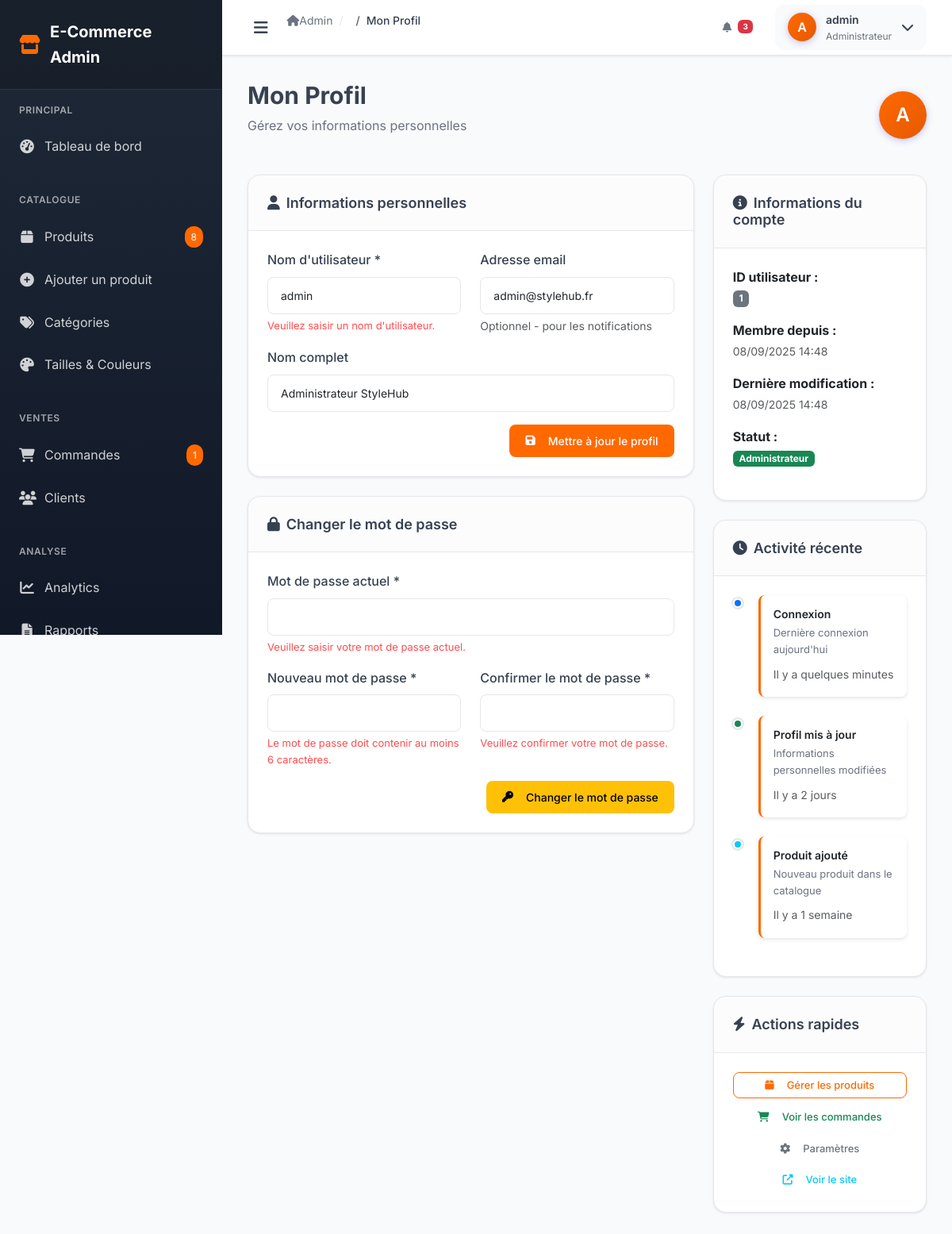
Screenshot of /admin/profile.php (signed in) with the database file from the repository.
### tables this page shows
CREATE TABLE IF NOT EXISTS users (
    id INT AUTO_INCREMENT PRIMARY KEY,
    username VARCHAR(50) UNIQUE NOT NULL,
    password_hash VARCHAR(255) NOT NULL,
    email VARCHAR(100),
    full_name VARCHAR(100),
    avatar VARCHAR(255),
    created_at TIMESTAMP DEFAULT CURRENT_TIMESTAMP,
    updated_at TIMESTAMP DEFAULT CURRENT_TIMESTAMP ON UPDATE CURRENT_TIMESTAMP
);

### config.php (called while the page is built, shortened)
<?php
function formatDate($date) {
    return date('d/m/Y H:i', strtotime($date));
}
?>

### admin/profile.php (the view, shortened to what this page needs)
<?php
require_once 'config.php';
try {
    $stmt = $pdo->prepare("SELECT * FROM users WHERE id = :id");
    $stmt->bindParam(':id', $_SESSION['admin_id'], PDO::PARAM_INT);
    $stmt->execute();
    $user = $stmt->fetch();
} catch (PDOException $e) {
    $_SESSION['message'] = 'Erreur lors de la récupération du profil.';
    $_SESSION['message_type'] = 'danger';
    header('Location: index.php');
    exit();
}
include 'layouts/header.php';
?>
<div class="admin-wrapper">
    <?php include 'layouts/sidebar.php'; ?>
    <main class="admin-content">
        <?php include 'layouts/topbar.php'; ?>
        <div class="page-content">
            <div class="page-header">
                <div class="d-flex justify-content-between align-items-center">
                    <div>
                        <h1 class="page-title">Mon Profil</h1>
                        <p class="page-subtitle">Gérez vos informations personnelles</p>
                    </div>
                    <div class="user-avatar" style="width: 60px; height: 60px; font-size: 1.5rem;">
                        <?php echo strtoupper(substr($user['username'], 0, 1)); ?>
                    </div>
                </div>
            </div>
            <div class="row">
                <div class="col-lg-8">
                    <div class="card mb-4">
                        <div class="card-header">
                            <h5 class="card-title">
                                <i class="fas fa-user me-2"></i>Informations personnelles
                            </h5>
                        </div>
                        <div class="card-body">
                            <form method="POST" class="needs-validation" novalidate>
                                <div class="row">
                                    <div class="col-md-6">
                                        <div class="form-group mb-3">
                                            <label for="username" class="form-label">Nom d'utilisateur *</label>
                                            <input type="text" class="form-control" id="username" name="username"
                                                   value="<?php echo htmlspecialchars($user['username']); ?>" required>
                                            <div class="invalid-feedback">
                                                Veuillez saisir un nom d'utilisateur.
                                            </div>
                                        </div>
                                    </div>
                                    <div class="col-md-6">
                                        <div class="form-group mb-3">
                                            <label for="email" class="form-label">Adresse email</label>
                                            <input type="email" class="form-control" id="email" name="email"
                                                   value="<?php echo htmlspecialchars($user['email'] ?? ''); ?>">
                                            <div class="form-text">Optionnel - pour les notifications</div>
                                        </div>
                                    </div>
                                </div>
                                <div class="form-group mb-3">
                                    <label for="full_name" class="form-label">Nom complet</label>
                                    <input type="text" class="form-control" id="full_name" name="full_name"
                                           value="<?php echo htmlspecialchars($user['full_name'] ?? ''); ?>">
                                </div>
                                <div class="d-flex justify-content-end">
                                    <button type="submit" class="btn btn-primary">
                                        <i class="fas fa-save me-2"></i>Mettre à jour le profil
                                    </button>
                                </div>
                            </form>
                        </div>
                    </div>
                    <div class="card mb-4">
                        <div class="card-header">
                            <h5 class="card-title">
                                <i class="fas fa-lock me-2"></i>Changer le mot de passe
                            </h5>
                        </div>
                        <div class="card-body">
                            <form method="POST" class="needs-validation" novalidate>
                                <div class="form-group mb-3">
                                    <label for="current_password" class="form-label">Mot de passe actuel *</label>
                                    <input type="password" class="form-control" id="current_password" name="current_password" required>
                                    <div class="invalid-feedback">
                                        Veuillez saisir votre mot de passe actuel.
                                    </div>
                                </div>
                                <div class="row">
                                    <div class="col-md-6">
                                        <div class="form-group mb-3">
                                            <label for="new_password" class="form-label">Nouveau mot de passe *</label>
                                            <input type="password" class="form-control" id="new_password" name="new_password"
                                                   minlength="6" required>
                                            <div class="invalid-feedback">
                                                Le mot de passe doit contenir au moins 6 caractères.
                                            </div>
                                        </div>
                                    </div>
                                    <div class="col-md-6">
                                        <div class="form-group mb-3">
                                            <label for="confirm_password" class="form-label">Confirmer le mot de passe *</label>
                                            <input type="password" class="form-control" id="confirm_password" name="confirm_password"
                                                   minlength="6" required>
                                            <div class="invalid-feedback">
                                                Veuillez confirmer votre mot de passe.
                                            </div>
                                        </div>
                                    </div>
                                </div>
                                <div class="d-flex justify-content-end">
                                    <button type="submit" class="btn btn-warning">
                                        <i class="fas fa-key me-2"></i>Changer le mot de passe
                                    </button>
                                </div>
                            </form>
                        </div>
                    </div>
                </div>
                <div class="col-lg-4">
                    <div class="card mb-4">
                        <div class="card-header">
                            <h5 class="card-title">
                                <i class="fas fa-info-circle me-2"></i>Informations du compte
                            </h5>
                        </div>
                        <div class="card-body">
                            <div class="mb-3">
                                <strong>ID utilisateur :</strong><br>
                                <span class="badge bg-secondary"><?php echo $user['id']; ?></span>
                            </div>
                            <div class="mb-3">
                                <strong>Membre depuis :</strong><br>
                                <small class="text-muted">
                                    <?php echo formatDate($user['created_at']); ?>
                                </small>
                            </div>
                            <?php if (isset($user['updated_at'])): ?>
                            <div class="mb-3">
                                <strong>Dernière modification :</strong><br>
                                <small class="text-muted">
                                    <?php echo formatDate($user['updated_at']); ?>
                                </small>
                            </div>
                            <?php endif; ?>
                            <div class="mb-3">
                                <strong>Statut :</strong><br>
                                <span class="badge bg-success">Administrateur</span>
                            </div>
                        </div>
                    </div>
                    <div class="card mb-4">
                        <div class="card-header">
                            <h5 class="card-title">
                                <i class="fas fa-clock me-2"></i>Activité récente
                            </h5>
                        </div>
                        <div class="card-body">
                            <div class="timeline">
                                <div class="timeline-item">
                                    <div class="timeline-marker bg-primary"></div>
                                    <div class="timeline-content">
                                        <h6 class="timeline-title">Connexion</h6>
                                        <p class="timeline-text">Dernière connexion aujourd'hui</p>
                                        <small class="text-muted">Il y a quelques minutes</small>
                                    </div>
                                </div>
                                <div class="timeline-item">
                                    <div class="timeline-marker bg-success"></div>
                                    <div class="timeline-content">
                                        <h6 class="timeline-title">Profil mis à jour</h6>
                                        <p class="timeline-text">Informations personnelles modifiées</p>
                                        <small class="text-muted">Il y a 2 jours</small>
                                    </div>
                                </div>
                                <div class="timeline-item">
                                    <div class="timeline-marker bg-info"></div>
                                    <div class="timeline-content">
                                        <h6 class="timeline-title">Produit ajouté</h6>
                                        <p class="timeline-text">Nouveau produit dans le catalogue</p>
                                        <small class="text-muted">Il y a 1 semaine</small>
                                    </div>
                                </div>
                            </div>
                        </div>
                    </div>
                    <div class="card">
                        <div class="card-header">
                            <h5 class="card-title">
                                <i class="fas fa-bolt me-2"></i>Actions rapides
                            </h5>
                        </div>
                        <div class="card-body">
                            <div class="d-grid gap-2">
                                <a href="products.php" class="btn btn-outline-primary btn-sm">
                                    <i class="fas fa-box me-2"></i>Gérer les produits
                                </a>
                                <a href="orders.php" class="btn btn-outline-success btn-sm">
                                    <i class="fas fa-shopping-cart me-2"></i>Voir les commandes
                                </a>
                                <a href="settings.php" class="btn btn-outline-secondary btn-sm">
                                    <i class="fas fa-cog me-2"></i>Paramètres
                                </a>
                                <a href="../index.php" target="_blank" class="btn btn-outline-info btn-sm">
                                    <i class="fas fa-external-link-alt me-2"></i>Voir le site
                                </a>
                            </div>
                        </div>
                    </div>
                </div>
            </div>
        </div>
    </main>
</div>
<?php
include 'layouts/footer.php';
?>

### rows the page displays
users: username "A", username "admin", email "admin@stylehub.fr", full_name "Administrateur StyleHub", id "1", created_at "08/09/2025 14:48", updated_at "08/09/2025 14:48"

### other values shown
$productCount "8"
$orderCount "1"
$pageTitle "Mon Profil"
substr($_SESSION['admin_username'] ?? 'A', 0, 1) "A"
$_SESSION['admin_username'] "admin"
